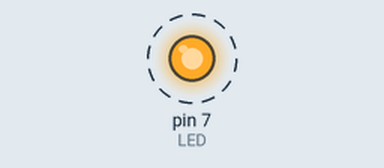
Bench run of a sketch on a simulated Arduino Uno, built with avr-gcc and run on an emulated ATmega328P. Shown: output pins drawn as LEDs (lit = HIGH). Dashed ring = blinking. What the sketch prints to the serial monitor is not drawn.

Above: at 0.05 s.
Timing chart, 0 to 3.0 s (numbered marks = the images above):
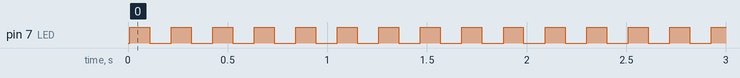

Measured:
- by itself, pin 7 (LED): alternates HIGH for 0.10 s and LOW for 0.11 s

The sketch:

prb05.ino
```cpp
#define LED 7
int potVal = 0;
int dTime;
float v;
void setup() {
  // put your setup code here, to run once:
  Serial.begin(9600);
  analogReference(DEFAULT);
  pinMode(LED, OUTPUT);
}
void loop() {
  // put your main code here, to run repeatedly:potVal = analogRead(A2);
  v = 5.0 / 1023 * potVal;
  Serial.print("\nPotentiometer voltage reading is: ");
  Serial.print(v);
  Serial.println(" V");
  dTime = map(potVal, 0, 1023, 100, 1000);
  Serial.print("LED blinking time is: ");
  Serial.print(dTime);
  Serial.println(" ms");
  digitalWrite(LED, 1);
  delay(dTime);
  digitalWrite(LED, 0);
  delay(dTime);
}
```
